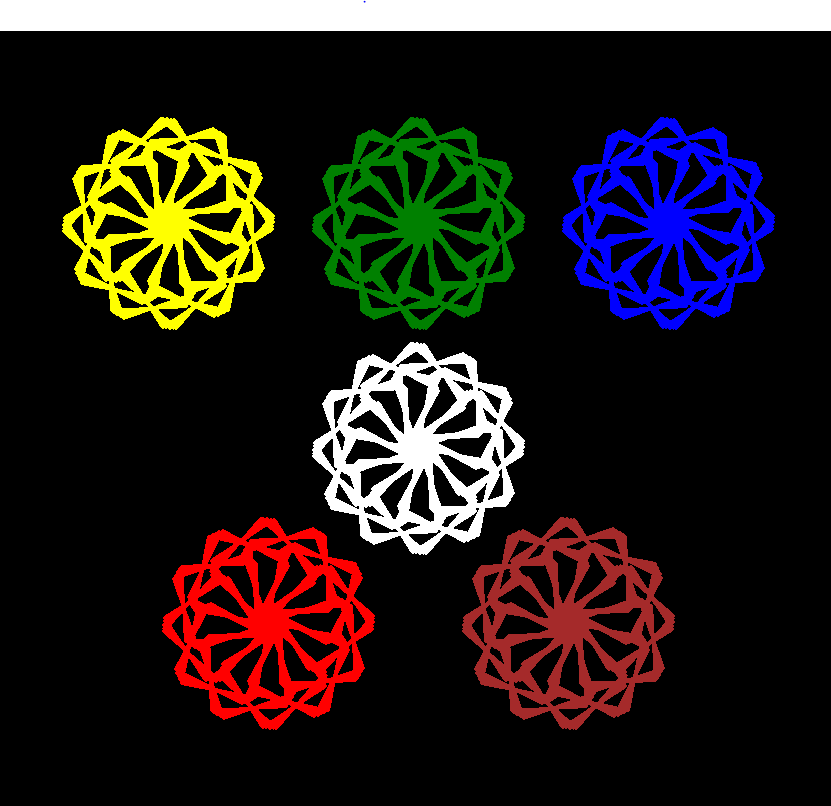

This figure's Python source:
import turtle
bob=turtle.Turtle()
from flower import*
bob.speed(0)
turtle.bgcolor("black")

flower(bob,"yellow",-250,200)
flower(bob,"green",0,200)
flower(bob,"blue",250,200)
flower(bob,"red",-150,-200)
flower(bob,"brown",150,-200)
flower(bob,"white",0,-25)

turtle.done()
